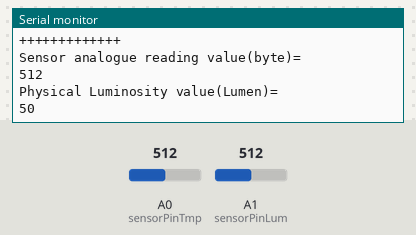
Recording of a sketch running on a simulated Arduino Uno, built with avr-gcc and run on an emulated ATmega328P. On the bench: the last lines printed to the serial monitor. The test bench sets the inputs (shaded band); at power-on: A0 (sensorPinTmp) = 512, A1 (sensorPinLum) = 512.

Above: at 15.9 s.
16.0 s: A0 (sensorPinTmp) set to 716
At 20.8 s:
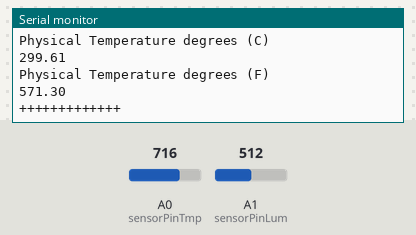
27.3 s: A1 (sensorPinLum) set to 716
At 30.7 s:
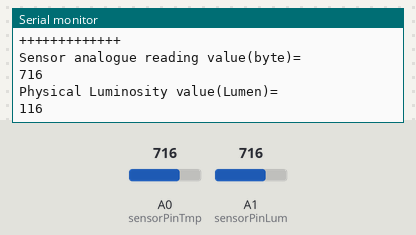
38.6 s: A0 (sensorPinTmp) set to 900
49.9 s: A1 (sensorPinLum) set to 900
At 51.9 s:
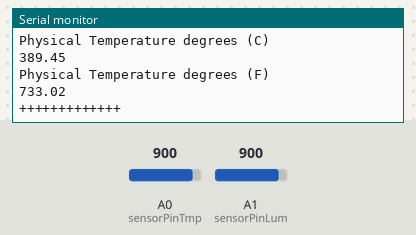
Timing chart, 0 to 53.4 s (numbered marks = the images above; inputs shaded):
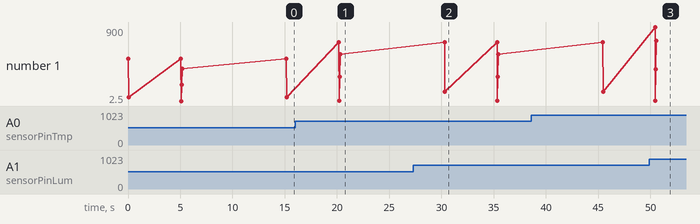

Measured:
- after the input at 16.0 s, the serial monitor: prints a new line after 4.2 s (image 1)
- after the input at 27.3 s, the serial monitor: prints a new line after 3.0 s (image 2)
- plotted number 1: 50 → 571.3 after the input at 16.0 s, 116 → 362 after the input at 49.9 s

The sketch:

Lum_lux_Tmp_IoT.ino.ino
```cpp
/* Photocell reading program */
// Constants
#define DELAY 5000 // Delay between two measurements in ms =>1000=1s
#define VIN 5 // V power voltage
#define R 10000 //ohm resistance value
// Parameters
const int sensorPinLum = A1; // Pin connected to sensor
//TMP36 Pin Variables
const int sensorPinTmp = A0; //the analog pin the TMP36's Vout (sense) pin is connected to
                        //the resolution is 10 mV / degree centigrade with a
                        //500 mV offset to allow for negative temperatures

//Variables
int sensorVal; // Analog value from the sensor
int lux; //Lux value

void setup(void) {
  Serial.begin(9600); //Start the serial connection with the computer
                       //to view the result open the serial monitor
}

void loop(void) {

  //**********Luminosity*************
  sensorVal = analogRead(sensorPinLum);
  lux=sensorLumToPhys(sensorVal);
  Serial.println(F("Sensor analogue reading value(byte)="));
  Serial.println(sensorVal); // the analog reading
  Serial.println(F("Physical Luminosity value(Lumen)="));
  Serial.println(lux); // the analog reading

  delay(DELAY);   //waiting a at m-second

  //*********Tempertaure***************
  //getting voltage reading from the temperature sensor
  int reading = analogRead(sensorPinTmp);
  Serial.println(F("Sensor analogue reading value(byte)="));
  Serial.println(reading);
  // converting that reading to voltage, for 3.3v arduino use 3.3
  float voltage = reading * 5.0;
  voltage /= 1024.0;
 // print out the voltage
 Serial.println(F("5v Voltage value(V)="));
 Serial.println(voltage);
 // now print out the temperature
 float temperatureC = (voltage - 0.5) * 100 ;  //converting from 10 mv per degree wit 500 mV offset
                                               //to degrees ((voltage - 500mV) times 100)
 Serial.println("Physical Temperature degrees (C)");
 Serial.println(temperatureC);
 // now convert to Fahrenheit
 float temperatureF = (temperatureC * 9.0 / 5.0) + 32.0;
 Serial.println("Physical Temperature degrees (F)");
 Serial.println(temperatureF);
 Serial.println("+++++++++++++");
 delay(DELAY);    //waiting a at m-second

delay(DELAY);    //waiting a at m-second
 //delay(60*DELAY-1000);
}
int sensorLumToPhys(int raw){
// Conversion rule
float Vout = float(raw) * (VIN / float(1024));    // Conversion analog to voltage
float RLDR = (R * (VIN - Vout))/Vout; // Conversion voltage to resistance
int phys=500/(RLDR/1000); // Conversion resitance to lumen
return phys;
}
```
